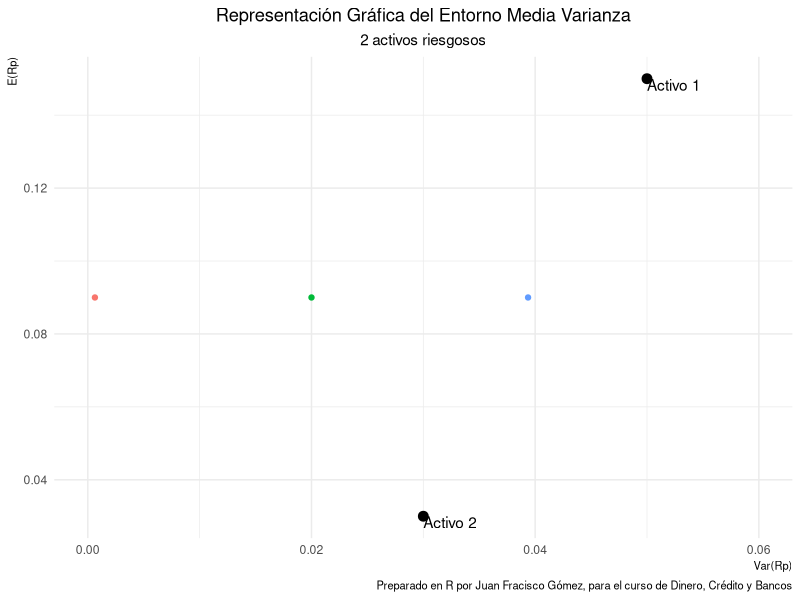

Generate this figure with R:


################################################################################
########### RUTINA PARA GENERAR UN GRAFICO DE ENTORNO MEDIA VARIANZA  ##########
################################################################################



# Tidyverse es un paquete
# Previo a ejecutar la linea 4, tienen que instalar el paquete.
# install.packages("tidyverse")   # Descomentar esta linea para instalar el paquete
library(tidyverse)


# 1) PARAMETROS DE CARGA -------------------------------------

## datos estadisticos de los activos que usaremos:
data <- tibble(
  activo = c("A","B"),
  R      = c(0.15, 0.03),
  V      = c(0.05, 0.03)
)

## Cantidad de Portafolios que vamos a crear para el mismo coeficiente de correlacion:
n <- 3

## Cantidad de coeficientes de correlacion que vamos a graficar:
cantcoefcorr <- 3   # Minimo 2!!


# 2) CODIGO  -------------------------------------


# Construccion de Matriz de tenencias para las "n" cantidades de posibilidades
w <-  tibble(
  wa = seq(from = 1, to = 0, by = -(1/(n-1))),
  wb = seq(from = 0, to = 1, by = (1/(n-1)))
)


# La "pipa" es el operador "%>%" y se lee "y entonces".
# La funcion "mutate" sirve para crear o modificar columnas.
# Agregamos 5 columnas

MasterData <- w %>% 
  mutate(
    ERa  = data$R[1],
    ERb  = data$R[2],
    ERp  = wa * ERa + wb * ERb,
    VarA = data$V[1],
    VarB = data$V[2]
    )


# Armo un vector de coeficientes de correlacion
# Uso la funcion "seq" para ir desde -1 a 1 por un factor que va a determinar
# cuantos escenarios vamos a construir en base al parametro "cantcoefcorr".

factor_correlacion <- cantcoefcorr / 3
coefcorrelacion <- seq(from = -1, to = 1,  by = 2/(cantcoefcorr -1))
length(coefcorrelacion)


# Ahora tenemos que calcular las varianzas del portafolio.
# En vez de armar una columna en MasterData para cada coeficiente de correlacion,
# vamos a hacer un loop que recorra todo el vector coefcorrelacion y que 
# vaya calculando la varianza del portafolio. 

j <- 0
k <- 0
for (i in coefcorrelacion) {
  
  k <- k+1
  # i <- 0
  # print(i) 
  
  ColName <- paste0("Escenario", k)
  
  # i <- 0
  MasterData <- MasterData %>% 
    mutate(
      ColName = (wa^2* VarA)+ (wb^2 * VarB) + (2 * wa * wb * i * VarA^(1/2) * VarB^(1/2) )
    )
  
  colnames(MasterData)[8+j] <- ColName    
  
  j <- j+1
}

# Notar como quedó la base
# Tenemos varias columnas "escenario" como coefcienes hayamos creado.
print(MasterData)

# Para graficar, vamos a armar la base en otro formato.
# la funcion gather junta columnas y las guarda como filas
# el siguiente resultado es una gran matriz con 3 columnas:
# ERp, varRp y  que escenario es (dado por una A + un numero)
# Fijense que tienen todos los escenarios uno abajo del otro,
# identificados con la columna "variable".

data_plot <- MasterData %>%
  select(-wa, -wb, -ERa, -ERb, -VarA, -VarB) %>%    # descartamos variables que no nos interesan
  gather(-ERp, key = "escenario", value = "VarRp") %>%    # reordenamos la matriz
  select(escenario, ERp, VarRp)



# por ultimo, a graficar!

ggplot()+  
  geom_point(
    data        = data_plot,
    mapping     = aes(x=VarRp, y=ERp, color=escenario),
    show.legend = FALSE 
  ) +
  geom_point(
    data    = data,
    mapping = aes(x=V, y = R),
    size    = 3,
    color   = "black"
  )+
  annotate(
    geom = 'text',
    x    = data$V[1],
    y    = data$R[1],
    label = "Activo 1",
    hjust = 0,
    vjust = 1
  )+
  annotate(
    geom = 'text',
    x    = data$V[2],
    y    = data$R[2],
    label = "Activo 2",
    hjust = 0,
    vjust = 1
  )+
  scale_x_continuous(
    limits = c(0, max(data$V)+0.01)
  )+
  labs(
    title    = "Representación Gráfica del Entorno Media Varianza",
    subtitle = "2 activos riesgosos",
    caption  = "Preparado en R por Juan Fracisco Gómez, para el curso de Dinero, Crédito y Bancos",
    x = "Var(Rp)",
    y = "E(Rp)"
  )+
  theme_minimal()+
  theme(
    plot.title    = element_text(hjust = 0.5),
    plot.subtitle = element_text(hjust = 0.5),
    plot.caption  = element_text(size = 8),
    axis.title.x  = element_text(hjust = 1, size = 8),
    axis.title.y  = element_text(hjust = 1, size = 8)
    )
